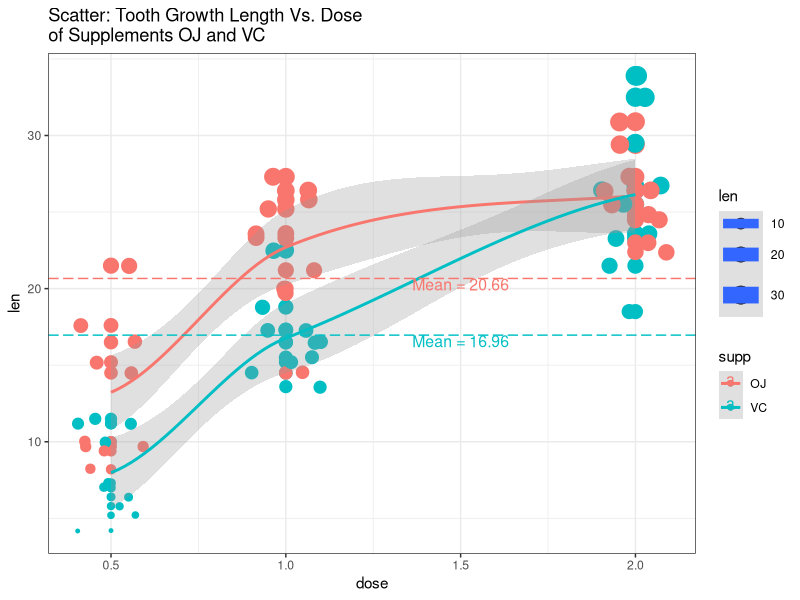

Generate this figure with R: (Note: this script raises an error after producing the figure.)
## ---- chunk 1
library(ggplot2)
library(gridExtra)
## ---- chunk 2
library(datasets)
summary(ToothGrowth)
means <- with(ToothGrowth, tapply(len, supp, mean))
means.df <- data.frame(supp=levels(ToothGrowth$supp), means=c(means[[1]], means[[2]]))     
## ---- chunk 3
g1 <- ggplot(data=ToothGrowth, aes(x=dose, y=len, group=supp, col=supp, size=len) )
g1 + geom_point()+
        geom_jitter(position=position_jitter(width=0.1))+
        geom_smooth(alpha=0.3, method="loess")+ 
        geom_hline(data=means.df, aes(yintercept=c(means[[1]], means[[2]]), col=supp), linetype="longdash")+
        geom_text(data=means.df, aes(x=1.5, y=c(means[[1]], means[[2]]), col=supp, 
                                     label=c(paste0("Mean = ", round(means[[1]], 2)), 
                                             paste0("Mean = ", round(means[[2]], 2)))), 
                                             size=4, vjust=1)+
        labs(title="Scatter: Tooth Growth Length Vs. Dose\nof Supplements OJ and VC") +
        theme_bw() 
## ---- chunk 4
# Function to take in the dosage group and perform a t-test on supplement effect on length
doseTest <- function(d) {
        testdf <- NULL
        testdf <- subset(ToothGrowth, dose==d, select=c('len', 'supp'))
        # apply t.test to compare the mean lengths by supplement at the dosage group
        t.test(len ~ as.factor(supp), paired=FALSE, data=testdf)}
doseTest(0.5)
## ---- chunk 5
doseTest(1)
doseTest(2)
